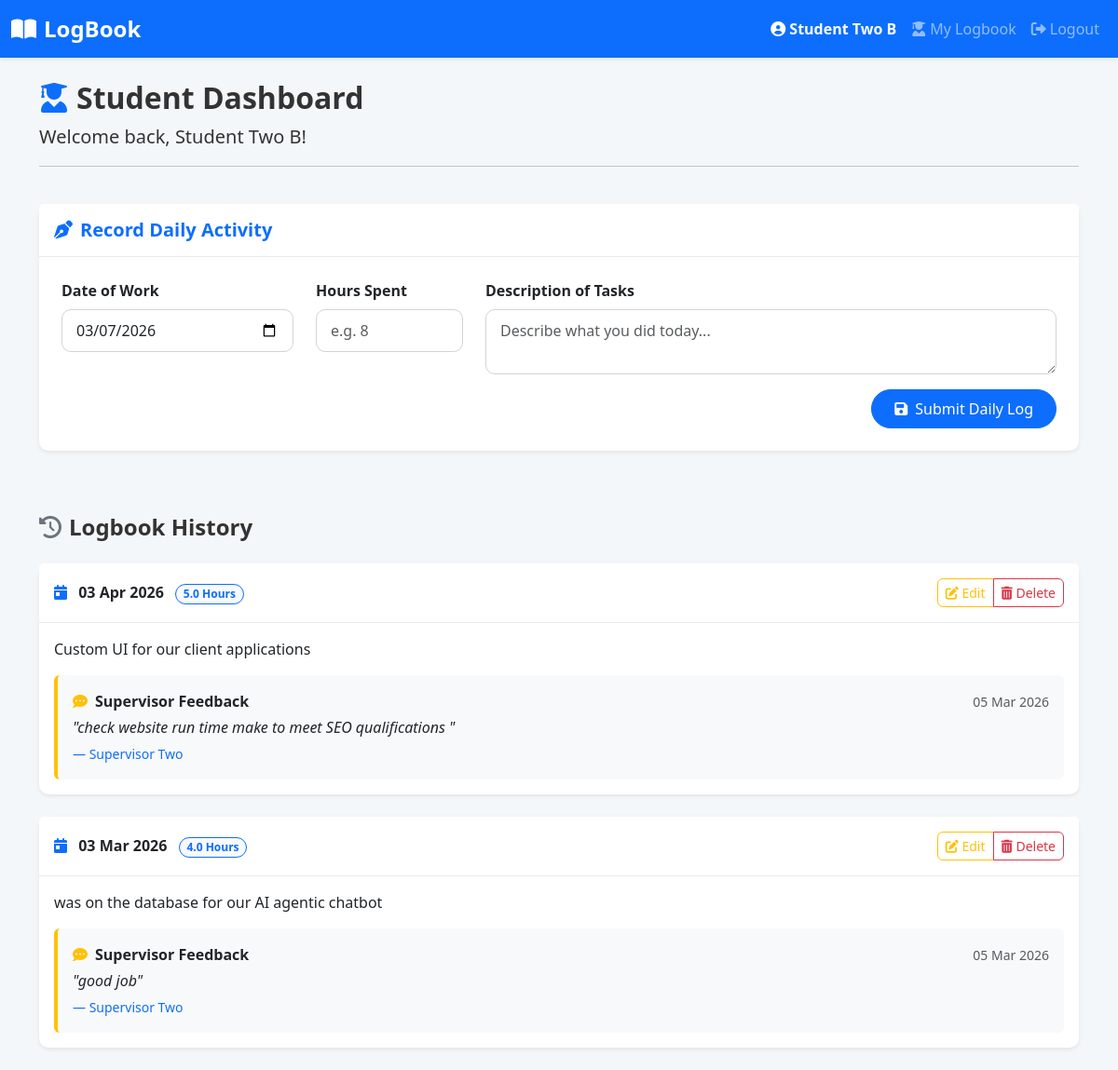
The page /pages/dashboard_student.php (signed in) on the database its author committed.
### tables this page shows
CREATE TABLE `comments` (
  `id` int(11) NOT NULL,
  `log_id` int(11) NOT NULL,
  `supervisor_id` int(11) NOT NULL,
  `comment_text` text NOT NULL,
  `created_at` timestamp NOT NULL DEFAULT current_timestamp()
);

CREATE TABLE `logs` (
  `id` int(11) NOT NULL,
  `student_id` int(11) NOT NULL,
  `log_date` date NOT NULL,
  `description` text NOT NULL,
  `hours` decimal(3,1) NOT NULL,
  `created_at` timestamp NOT NULL DEFAULT current_timestamp()
);

CREATE TABLE `users` (
  `id` int(11) NOT NULL,
  `name` varchar(100) NOT NULL,
  `email` varchar(100) NOT NULL,
  `password` varchar(255) NOT NULL,
  `role` enum('admin','supervisor','student') NOT NULL,
  `created_at` timestamp NOT NULL DEFAULT current_timestamp()
);

### pages/dashboard_student.php (the view, shortened to what this page needs)
<?php
require_once '../config/db.php';
$student_id = $_SESSION['user_id'];
include '../includes/header.php';
?>
<div class="row mb-4">
    <div class="col-md-12">
        <h2 class="fw-bold"><i class="fas fa-user-graduate me-2 text-primary"></i>Student Dashboard</h2>
        <p class="lead">Welcome back, <strong><?php echo htmlspecialchars($_SESSION['user_name']); ?></strong>!</p>
        <hr>
    </div>
</div>
<div class="row mb-5">
    <div class="col-md-12">
        <div class="card border-0 shadow-sm">
            <div class="card-header bg-white py-3">
                <h5 class="mb-0 fw-bold text-primary"><i class="fas fa-pen-nib me-2"></i>Record Daily Activity</h5>
            </div>
            <div class="card-body p-4">
                <form action="add_log_process.php" method="POST">
                    <div class="row">
                        <div class="col-md-3">
                            <div class="mb-3">
                                <label for="log_date" class="form-label fw-bold">Date of Work</label>
                                <input type="date" class="form-control" id="log_date" name="log_date" value="<?php echo date('Y-m-d'); ?>" required>
                            </div>
                        </div>
                        <div class="col-md-2">
                            <div class="mb-3">
                                <label for="hours" class="form-label fw-bold">Hours Spent</label>
                                <input type="number" step="0.5" min="0" max="24" class="form-control" id="hours" name="hours" placeholder="e.g. 8" required>
                            </div>
                        </div>
                        <div class="col-md-7">
                            <div class="mb-3">
                                <label for="description" class="form-label fw-bold">Description of Tasks</label>
                                <textarea class="form-control" id="description" name="description" rows="2" placeholder="Describe what you did today..." required></textarea>
                            </div>
                        </div>
                    </div>
                    <div class="text-end">
                        <button type="submit" class="btn btn-primary px-4 rounded-pill">
                            <i class="fas fa-save me-2"></i>Submit Daily Log
                        </button>
                    </div>
                </form>
            </div>
        </div>
    </div>
</div>
<div class="row">
    <div class="col-md-12">
        <h4 class="fw-bold mb-4"><i class="fas fa-history me-2 text-secondary"></i>Logbook History</h4>
        <?php
        $logs_sql = "SELECT l.*,
                            c.comment_text, c.created_at as comment_date,
                            sup.name as supervisor_name
                     FROM logs l
                     LEFT JOIN comments c ON l.id = c.log_id
                     LEFT JOIN users sup ON c.supervisor_id = sup.id
                     WHERE l.student_id = $student_id
                     ORDER BY l.log_date DESC, l.created_at DESC";
        $logs_result = mysqli_query($conn, $logs_sql);
        ?>
        <?php if (mysqli_num_rows($logs_result) == 0): ?>
            <div class="alert alert-info border-0 shadow-sm">
                <i class="fas fa-info-circle me-2"></i>Your logbook is empty. Start by adding an entry above!
            </div>
        <?php else: ?>
            <?php while ($log = mysqli_fetch_assoc($logs_result)): ?>
                <div class="card log-card border-0 shadow-sm mb-4">
                    <div class="card-header bg-white d-flex justify-content-between align-items-center py-3">
                        <span class="fw-bold">
                            <i class="fas fa-calendar-day me-2 text-primary"></i>
                            <?php echo date('d M Y', strtotime($log['log_date'])); ?>
                            <span class="badge bg-light text-primary border border-primary ms-2 rounded-pill">
                                <?php echo $log['hours']; ?> Hours
                            </span>
                        </span>
                        <div class="btn-group">
                            <a href="edit_log.php?id=<?php echo $log['id']; ?>" class="btn btn-sm btn-outline-warning rounded-start">
                                <i class="fas fa-edit"></i> Edit
                            </a>
                            <a href="delete_log.php?id=<?php echo $log['id']; ?>" class="btn btn-sm btn-outline-danger rounded-end"
                               onclick="return confirm('Permanently delete this log entry?')">
                                <i class="fas fa-trash-alt"></i> Delete
                            </a>
                        </div>
                    </div>
                    <div class="card-body">
                        <p class="card-text text-dark"><?php echo nl2br(htmlspecialchars($log['description'])); ?></p>
                        <?php if (!empty($log['comment_text'])): ?>
                            <div class="mt-3 p-3 bg-light rounded border-start border-4 border-warning">
                                <div class="d-flex justify-content-between align-items-center mb-1">
                                    <strong class="text-dark"><i class="fas fa-comment-dots me-2 text-warning"></i>Supervisor Feedback</strong>
                                    <small class="text-muted"><?php echo date('d M Y', strtotime($log['comment_date'])); ?></small>
                                </div>
                                <p class="mb-1 fst-italic">"<?php echo nl2br(htmlspecialchars($log['comment_text'])); ?>"</p>
                                <small class="text-primary">— <?php echo htmlspecialchars($log['supervisor_name']); ?></small>
                            </div>
                        <?php endif; ?>
                    </div>
                </div>
            <?php endwhile; ?>
        <?php endif; ?>
    </div>
</div>
<?php include '../includes/footer.php'; ?>

### includes/header.php (shortened to what this page needs)
<!DOCTYPE html>
<html lang="en">
<head>
    <link href="https://cdn.jsdelivr.net/npm/bootstrap@5.3.0/dist/css/bootstrap.min.css" rel="stylesheet">
    <link rel="stylesheet" href="https://cdnjs.cloudflare.com/ajax/libs/font-awesome/6.0.0-beta3/css/all.min.css">
    <link rel="stylesheet" href="/LogBook/assets/css/style.css">
</head>
<body>
    <nav class="navbar navbar-expand-lg navbar-dark bg-primary shadow-sm">
        <div class="container-fluid">
            <a class="navbar-brand" href="/LogBook/index.php">
                <i class="fas fa-book-open me-2"></i>LogBook
            </a>
            <div class="collapse navbar-collapse" id="navbarNav">
                <ul class="navbar-nav ms-auto">
                    <?php if (isset($_SESSION['user_id'])): ?>
                        <li class="nav-item">
                            <span class="nav-link text-white fw-bold">
                                <i class="fas fa-user-circle me-1"></i><?php echo htmlspecialchars($_SESSION['user_name']); ?>
                            </span>
                        </li>
                        <?php if ($_SESSION['user_role'] == 'admin'): ?>
                            <li class="nav-item">
                                <a class="nav-link" href="/LogBook/pages/dashboard_admin.php">
                                    <i class="fas fa-user-shield me-1"></i>Admin Dashboard
                                </a>
                            </li>
                        <?php elseif ($_SESSION['user_role'] == 'student'): ?>
                            <li class="nav-item">
                                <a class="nav-link" href="/LogBook/pages/dashboard_student.php">
                                    <i class="fas fa-user-graduate me-1"></i>My Logbook
                                </a>
                            </li>
                        <?php endif; ?>
                        <li class="nav-item">
                            <a class="nav-link" href="/LogBook/logout.php">
                                <i class="fas fa-sign-out-alt me-1"></i>Logout
                            </a>
                        </li>
                    <?php endif; ?>
                </ul>
            </div>
        </div>
    </nav>
    <div class="container mt-4">

### includes/footer.php (shortened to what this page needs)
    </div>
</body>
</html>

### assets/css/style.css (style rules this page uses)
body { background-color: #f4f7f9; font-family: 'Segoe UI', Tahoma, Geneva, Verdana, sans-serif; color: #333; }
.navbar-brand { font-weight: 600; font-size: 1.5rem; }
.card { border-radius: 10px; box-shadow: 0 4px 8px rgba(0,0,0,0.05); transition: transform 0.2s, box-shadow 0.2s; border: none; margin-bottom: 20px; }
.card-header { background-color: #f8f9fa; border-bottom: 1px solid #e9ecef; font-weight: 600; }
.btn-primary, .btn-warning, .btn-danger, .btn-secondary { border-radius: 20px; padding: 8px 20px; font-weight: 500; }
.log-card { border-left: 5px solid #0d6efd; }
.form-control, .form-select { border-radius: 10px; border: 1px solid #ced4da; padding: 10px 15px; }

### rows shown on the page
comments: log.log_date "03 Apr 2026", log.hours "5.0", log.description "Custom UI for our client applications", created_at "05 Mar 2026", comment_text "check website run time make to meet SEO qualifications", supervisor.name "Supervisor Two"
comments: log.log_date "03 Mar 2026", log.hours "4.0", log.description "was on the database for our AI agentic chatbot", created_at "05 Mar 2026", comment_text "good job", supervisor.name "Supervisor Two"

### other values the page prints
$_SESSION['user_name'] "Student Two B"
